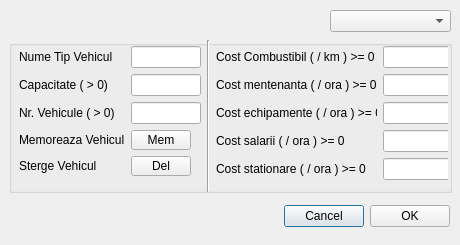
<?xml version="1.0" encoding="UTF-8"?>
<ui version="4.0">
 <class>VehicleCostsWidget</class>
 <widget class="QDialog" name="VehicleCostsWidget">
  <property name="geometry">
   <rect>
    <x>0</x>
    <y>0</y>
    <width>460</width>
    <height>245</height>
   </rect>
  </property>
  <property name="minimumSize">
   <size>
    <width>460</width>
    <height>245</height>
   </size>
  </property>
  <property name="maximumSize">
   <size>
    <width>460</width>
    <height>245</height>
   </size>
  </property>
  <property name="windowTitle">
   <string>Costuri Vehicule</string>
  </property>
  <widget class="QWidget" name="layoutWidget">
   <property name="geometry">
    <rect>
     <x>9</x>
     <y>200</y>
     <width>441</width>
     <height>33</height>
    </rect>
   </property>
   <layout class="QHBoxLayout">
    <property name="spacing">
     <number>6</number>
    </property>
    <property name="margin">
     <number>0</number>
    </property>
    <item>
     <spacer>
      <property name="orientation">
       <enum>Qt::Horizontal</enum>
      </property>
      <property name="sizeHint" stdset="0">
       <size>
        <width>131</width>
        <height>31</height>
       </size>
      </property>
     </spacer>
    </item>
    <item>
     <widget class="QPushButton" name="cancelButton">
      <property name="text">
       <string>Cancel</string>
      </property>
     </widget>
    </item>
    <item>
     <widget class="QPushButton" name="okButton">
      <property name="text">
       <string>OK</string>
      </property>
     </widget>
    </item>
   </layout>
  </widget>
  <widget class="QGroupBox" name="groupBox">
   <property name="geometry">
    <rect>
     <x>9</x>
     <y>40</y>
     <width>443</width>
     <height>153</height>
    </rect>
   </property>
   <property name="title">
    <string/>
   </property>
   <widget class="QWidget" name="layoutWidget">
    <property name="geometry">
     <rect>
      <x>10</x>
      <y>0</y>
      <width>429</width>
      <height>152</height>
     </rect>
    </property>
    <layout class="QHBoxLayout" name="horizontalLayout">
     <item>
      <layout class="QFormLayout" name="formLayout">
       <property name="fieldGrowthPolicy">
        <enum>QFormLayout::AllNonFixedFieldsGrow</enum>
       </property>
       <property name="topMargin">
        <number>6</number>
       </property>
       <item row="0" column="0">
        <widget class="QLabel" name="label">
         <property name="text">
          <string>Nume Tip Vehicul</string>
         </property>
        </widget>
       </item>
       <item row="0" column="1">
        <widget class="QLineEdit" name="lineTip">
         <property name="minimumSize">
          <size>
           <width>70</width>
           <height>0</height>
          </size>
         </property>
         <property name="maximumSize">
          <size>
           <width>70</width>
           <height>16777215</height>
          </size>
         </property>
        </widget>
       </item>
       <item row="1" column="0">
        <widget class="QLabel" name="label_2">
         <property name="text">
          <string>Capacitate ( &gt; 0)</string>
         </property>
        </widget>
       </item>
       <item row="1" column="1">
        <widget class="QLineEdit" name="lineCap">
         <property name="minimumSize">
          <size>
           <width>70</width>
           <height>0</height>
          </size>
         </property>
         <property name="maximumSize">
          <size>
           <width>70</width>
           <height>16777215</height>
          </size>
         </property>
        </widget>
       </item>
       <item row="2" column="0">
        <widget class="QLabel" name="label_3">
         <property name="text">
          <string>Nr. Vehicule ( &gt; 0)</string>
         </property>
        </widget>
       </item>
       <item row="2" column="1">
        <widget class="QLineEdit" name="lineNrVeh">
         <property name="minimumSize">
          <size>
           <width>70</width>
           <height>0</height>
          </size>
         </property>
         <property name="maximumSize">
          <size>
           <width>70</width>
           <height>16777215</height>
          </size>
         </property>
        </widget>
       </item>
       <item row="3" column="0">
        <widget class="QLabel" name="label_4">
         <property name="text">
          <string>Memoreaza Vehicul</string>
         </property>
        </widget>
       </item>
       <item row="3" column="1">
        <widget class="QPushButton" name="buttonMem">
         <property name="minimumSize">
          <size>
           <width>60</width>
           <height>20</height>
          </size>
         </property>
         <property name="maximumSize">
          <size>
           <width>60</width>
           <height>20</height>
          </size>
         </property>
         <property name="text">
          <string>Mem</string>
         </property>
        </widget>
       </item>
       <item row="4" column="0">
        <widget class="QLabel" name="label_5">
         <property name="text">
          <string>Sterge Vehicul</string>
         </property>
        </widget>
       </item>
       <item row="4" column="1">
        <widget class="QPushButton" name="buttonDel">
         <property name="minimumSize">
          <size>
           <width>60</width>
           <height>20</height>
          </size>
         </property>
         <property name="maximumSize">
          <size>
           <width>60</width>
           <height>20</height>
          </size>
         </property>
         <property name="text">
          <string>Del</string>
         </property>
        </widget>
       </item>
      </layout>
     </item>
     <item>
      <spacer name="horizontalSpacer">
       <property name="orientation">
        <enum>Qt::Horizontal</enum>
       </property>
       <property name="sizeHint" stdset="0">
        <size>
         <width>40</width>
         <height>20</height>
        </size>
       </property>
      </spacer>
     </item>
     <item>
      <widget class="Line" name="line">
       <property name="frameShadow">
        <enum>QFrame::Sunken</enum>
       </property>
       <property name="orientation">
        <enum>Qt::Vertical</enum>
       </property>
      </widget>
     </item>
     <item>
      <spacer name="horizontalSpacer_2">
       <property name="orientation">
        <enum>Qt::Horizontal</enum>
       </property>
       <property name="sizeHint" stdset="0">
        <size>
         <width>40</width>
         <height>20</height>
        </size>
       </property>
      </spacer>
     </item>
     <item>
      <layout class="QFormLayout" name="formLayout_2">
       <property name="fieldGrowthPolicy">
        <enum>QFormLayout::AllNonFixedFieldsGrow</enum>
       </property>
       <property name="topMargin">
        <number>6</number>
       </property>
       <item row="0" column="0">
        <widget class="QLabel" name="label_6">
         <property name="text">
          <string>Cost Combustibil ( / km ) &gt;= 0</string>
         </property>
        </widget>
       </item>
       <item row="0" column="1">
        <widget class="QLineEdit" name="lineCostComb">
         <property name="minimumSize">
          <size>
           <width>70</width>
           <height>0</height>
          </size>
         </property>
         <property name="maximumSize">
          <size>
           <width>70</width>
           <height>16777215</height>
          </size>
         </property>
        </widget>
       </item>
       <item row="1" column="0">
        <widget class="QLabel" name="label_7">
         <property name="text">
          <string>Cost mentenanta ( / ora ) &gt;= 0</string>
         </property>
        </widget>
       </item>
       <item row="1" column="1">
        <widget class="QLineEdit" name="lineCostMent">
         <property name="minimumSize">
          <size>
           <width>70</width>
           <height>0</height>
          </size>
         </property>
         <property name="maximumSize">
          <size>
           <width>70</width>
           <height>16777215</height>
          </size>
         </property>
        </widget>
       </item>
       <item row="2" column="0">
        <widget class="QLabel" name="label_8">
         <property name="text">
          <string>Cost echipamente ( / ora ) &gt;= 0</string>
         </property>
        </widget>
       </item>
       <item row="2" column="1">
        <widget class="QLineEdit" name="lineCostEquip">
         <property name="minimumSize">
          <size>
           <width>70</width>
           <height>0</height>
          </size>
         </property>
         <property name="maximumSize">
          <size>
           <width>70</width>
           <height>16777215</height>
          </size>
         </property>
        </widget>
       </item>
       <item row="3" column="0">
        <widget class="QLabel" name="label_9">
         <property name="text">
          <string>Cost salarii ( / ora ) &gt;= 0</string>
         </property>
        </widget>
       </item>
       <item row="3" column="1">
        <widget class="QLineEdit" name="lineCostSal">
         <property name="minimumSize">
          <size>
           <width>70</width>
           <height>0</height>
          </size>
         </property>
         <property name="maximumSize">
          <size>
           <width>70</width>
           <height>16777215</height>
          </size>
         </property>
        </widget>
       </item>
       <item row="4" column="0">
        <widget class="QLabel" name="label_10">
         <property name="text">
          <string>Cost stationare ( / ora ) &gt;= 0</string>
         </property>
        </widget>
       </item>
       <item row="4" column="1">
        <widget class="QLineEdit" name="lineCostStat">
         <property name="minimumSize">
          <size>
           <width>70</width>
           <height>0</height>
          </size>
         </property>
         <property name="maximumSize">
          <size>
           <width>70</width>
           <height>16777215</height>
          </size>
         </property>
        </widget>
       </item>
      </layout>
     </item>
    </layout>
   </widget>
  </widget>
  <widget class="QComboBox" name="combo">
   <property name="geometry">
    <rect>
     <x>330</x>
     <y>10</y>
     <width>121</width>
     <height>22</height>
    </rect>
   </property>
  </widget>
 </widget>
 <resources/>
 <connections>
  <connection>
   <sender>okButton</sender>
   <signal>clicked()</signal>
   <receiver>VehicleCostsWidget</receiver>
   <slot>accept()</slot>
   <hints>
    <hint type="sourcelabel">
     <x>448</x>
     <y>208</y>
    </hint>
    <hint type="destinationlabel">
     <x>96</x>
     <y>244</y>
    </hint>
   </hints>
  </connection>
  <connection>
   <sender>cancelButton</sender>
   <signal>clicked()</signal>
   <receiver>VehicleCostsWidget</receiver>
   <slot>reject()</slot>
   <hints>
    <hint type="sourcelabel">
     <x>367</x>
     <y>208</y>
    </hint>
    <hint type="destinationlabel">
     <x>179</x>
     <y>244</y>
    </hint>
   </hints>
  </connection>
  <connection>
   <sender>buttonMem</sender>
   <signal>clicked()</signal>
   <receiver>VehicleCostsWidget</receiver>
   <slot>OnMem()</slot>
   <hints>
    <hint type="sourcelabel">
     <x>157</x>
     <y>140</y>
    </hint>
    <hint type="destinationlabel">
     <x>42</x>
     <y>202</y>
    </hint>
   </hints>
  </connection>
  <connection>
   <sender>buttonDel</sender>
   <signal>clicked()</signal>
   <receiver>VehicleCostsWidget</receiver>
   <slot>OnDel()</slot>
   <hints>
    <hint type="sourcelabel">
     <x>125</x>
     <y>159</y>
    </hint>
    <hint type="destinationlabel">
     <x>188</x>
     <y>204</y>
    </hint>
   </hints>
  </connection>
  <connection>
   <sender>combo</sender>
   <signal>currentIndexChanged(int)</signal>
   <receiver>VehicleCostsWidget</receiver>
   <slot>OnIndexChanged(int)</slot>
   <hints>
    <hint type="sourcelabel">
     <x>396</x>
     <y>21</y>
    </hint>
    <hint type="destinationlabel">
     <x>239</x>
     <y>14</y>
    </hint>
   </hints>
  </connection>
 </connections>
 <slots>
  <slot>OnMem()</slot>
  <slot>OnDel()</slot>
  <slot>OnIndexChanged(int)</slot>
 </slots>
</ui>
